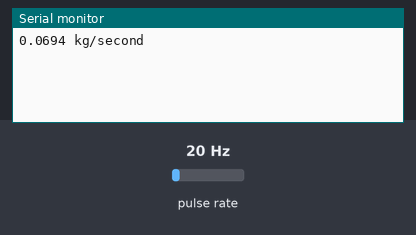
The sketch below on a simulated Arduino Uno, built with avr-gcc and run on an emulated ATmega328P. On the bench: the last lines printed to the serial monitor. Wiring (inferred from the names in the program): pulse sensor: data pin 2. The test bench sets the inputs (shaded band); at power-on: pulse rate 20 Hz.

Above: at 1.2 s.
1.3 s: pulse rate (sensor on pin 2) set to 4 Hz
At 2.6 s:
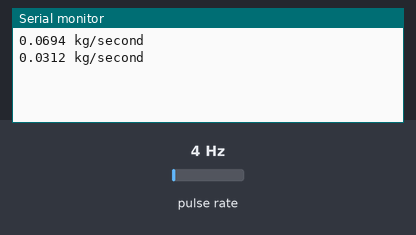
2.8 s: pulse rate (sensor on pin 2) set to 50 Hz
At 3.5 s:
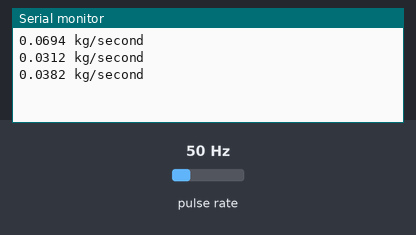
Timing chart, 0 to 5.8 s (numbered marks = the images above; inputs shaded):
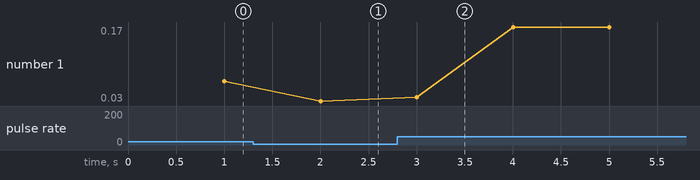

Measured:
- after the input at 1.3 s, the serial monitor: prints a new line after 0.70 s (image 1)
- after the input at 2.8 s, the serial monitor: prints a new line after 0.20 s (image 2)
- plotted number 1: 0.07 → 0.03 after the input at 1.3 s, 0.03 → 0.17 after the input at 2.8 s

The sketch:

WaterFlowSensor.ino
```cpp
/**
* Author: Marc Laventure
* Date: May 8th 2015
* Description: Water Flow Sensor (FS400A G1) readings from digital IO to compute the Mass Flow Rate
*
*/
#define WATER_FLOW_SENSOR_PIN 2
volatile uint32_t rotorFrequency;
int count = 1;

/**
* The Interrupt Service Routine (ISR) for incrememnting the pulse to achieve frequency
*/
void rotorPulseInterrupt(void)
{
  rotorFrequency++;
}

void setup(void)
{
  pinMode(WATER_FLOW_SENSOR_PIN, INPUT); // Set digital pin 2 as sensors input
  attachInterrupt(0, rotorPulseInterrupt, RISING); // Setup the interrupt for rising edge detection
  Serial.begin(9600);
}

void loop(void)
{
  float massFlowRate;
  rotorFrequency = 0;

  sei(); // Enable interrupts for retrieving data
  delay(1000); // Wait for 1 second (simplifies calculation)
  cli(); // Disable interrupts because we dont want any more after we retrieved our data

  /* Had to do research on this, but the reference manual for this sensor states the
    calculation formula is Frequency = 4.8*Q(Units of Flow)*t(time in seconds)/.99910(Conversion factor of litres of water to kg), where Q is the Mass Flow Rate
  */
  massFlowRate = (float) ((rotorFrequency*.99910)/(60*4.8)); // Gives us Flow Rate in kg per second
  Serial.print(massFlowRate, 4);
  Serial.println(" kg/second");

  count++;
  if(count%60 == 0)
  {
    Serial.println("Done 60 second interval");
  }
}
```
